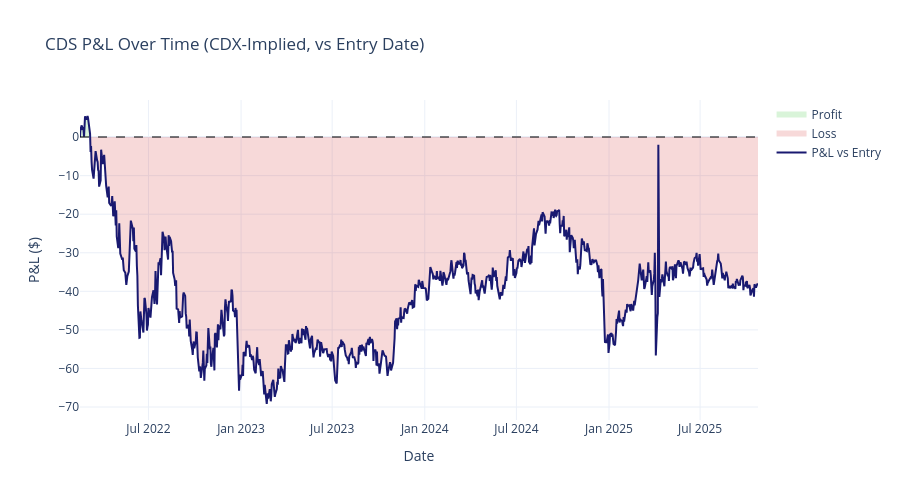

Here is the notebook cell this chart was saved with:
### Code cell
# CDX-Implied CDS NPV Over Time
# Price a hypothetical 5-year $10m CDS at each historical CDX spread level.
# NPV is measured relative to the first observation, treating that date as
# the trade entry point.

NOTIONAL_M    = 10
MATURITY      = 5
DISCOUNT_RATE = 0.03

npvs = []
for _, row in cdx.iterrows():
    _, _, npv = cds_pv(
        notional_m    = NOTIONAL_M,
        spread_bps    = row['Spread_bps'],
        maturity      = MATURITY,
        recovery_rate = RECOVERY_RATE,
        discount_rate = DISCOUNT_RATE,
        hazard_rate   = row['HazardRate']
    )
    npvs.append(npv)

cdx['NPV'] = npvs
entry_npv   = cdx['NPV'].iloc[0]
cdx['PnL']  = cdx['NPV'] - entry_npv

fig_npv = go.Figure()

# Zero reference line
fig_npv.add_hline(
    y=0, line_dash='dash',
    line_color='black', opacity=0.5
)

# P&L fill
fig_npv.add_trace(go.Scatter(
    x=cdx['Date'],
    y=np.where(cdx['PnL'] > 0, cdx['PnL'], 0),
    fill='tozeroy', mode='none',
    fillcolor='rgba(0, 180, 0, 0.15)',
    name='Profit', hoverinfo='skip'
))

fig_npv.add_trace(go.Scatter(
    x=cdx['Date'],
    y=np.where(cdx['PnL'] < 0, cdx['PnL'], 0),
    fill='tozeroy', mode='none',
    fillcolor='rgba(200, 0, 0, 0.15)',
    name='Loss', hoverinfo='skip'
))

# P&L line
fig_npv.add_trace(go.Scatter(
    x=cdx['Date'],
    y=cdx['PnL'],
    mode='lines',
    name='P&L vs Entry',
    line=dict(color='midnightblue'),
    hovertemplate='%{x|%d %b %Y}<br>P&L: $%{y:,.0f}<extra></extra>'
))

fig_npv.update_layout(
    title='CDS P&L Over Time (CDX-Implied, vs Entry Date)',
    xaxis_title='Date',
    yaxis_title='P&L ($)',
    hovermode='x unified',
    template='plotly_white',
    height=500
)

fig_npv.show()

### Figure 1 — Plotly figure (JSON) as saved in the notebook; plotly's stock layout.template omitted (floating-point values rounded to 4 significant figures; data arrays with more than 128 entries replaced by an {"elided": "..."} marker saying what was removed)
{"data": [{"fill": "tozeroy", "fillcolor": "rgba(0, 180, 0, 0.15)", "hoverinfo": "skip", "mode": "none", "name": "Profit", "type": "scatter", "x": {"elided": "927 str values"}, "y": {"elided": "927 float values"}}, {"fill": "tozeroy", "fillcolor": "rgba(200, 0, 0, 0.15)", "hoverinfo": "skip", "mode": "none", "name": "Loss", "type": "scatter", "x": {"elided": "927 str values"}, "y": {"elided": "927 float values"}}, {"hovertemplate": "%{x|%d %b %Y}<br>P&L: $%{y:,.0f}<extra></extra>", "line": {"color": "midnightblue"}, "mode": "lines", "name": "P&L vs Entry", "type": "scatter", "x": {"elided": "927 str values"}, "y": {"elided": "927 float values"}}], "layout": {"height": 500, "hovermode": "x unified", "shapes": [{"line": {"color": "black", "dash": "dash"}, "opacity": 0.5, "type": "line", "x0": 0, "x1": 1, "xref": "x domain", "y0": 0, "y1": 0, "yref": "y"}], "title": {"text": "CDS P&L Over Time (CDX-Implied, vs Entry Date)"}, "xaxis": {"title": {"text": "Date"}}, "yaxis": {"title": {"text": "P&L ($)"}}}}
